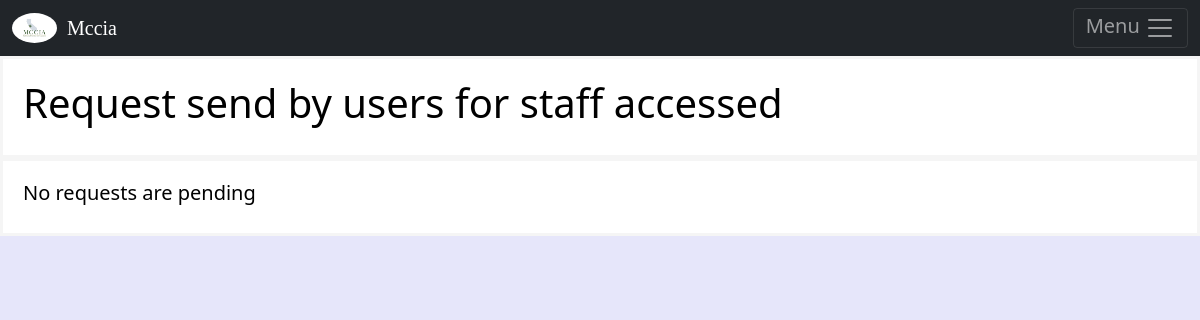
The app's page /request, older data.
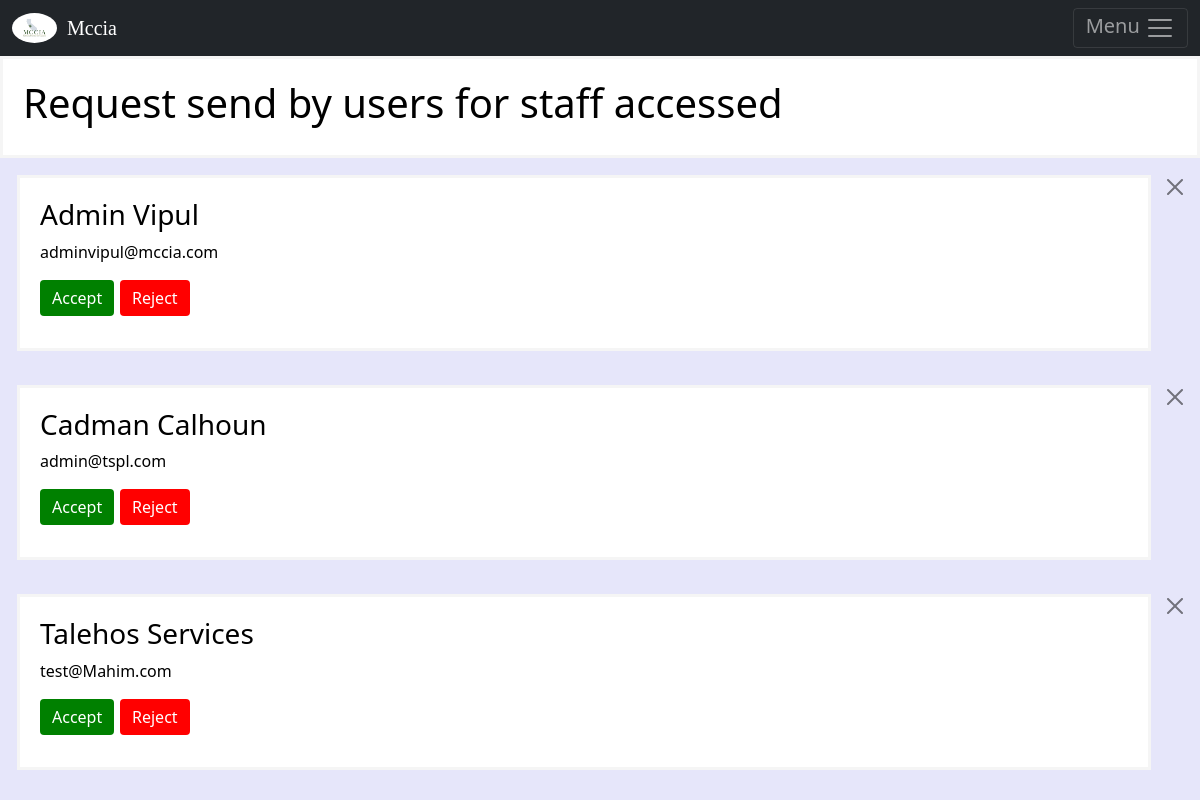
The same page, newer data.
### mapeventApp/models.py (models this page shows, shortened)
class Staff(models.Model):
	first_name = models.CharField(max_length=122)
	last_name = models.CharField(max_length=122)
	username= models.CharField(max_length=122)
	email= models.CharField(max_length=122)
	password= models.CharField(max_length=122)

### mapeventApp/eventsform/staffrequest.py (the view, shortened to what this page needs)
# urls.py: path('request',staffrequest.request, name='request'),
def request(request):
	user = Staff.objects.all()
	return render(request,'request.html',{'users':user})

### templates/request.html (shortened to what this page needs)
{% extends 'base.html' %}
{% block content %}
                <div class="msg8">
                <h1> Request send by users for staff accessed </h1></div>
                {% if users   %}
                  {% for user1 in users %}
                  <div class="alert alert-dismissible fade show my-0" role="alert">
                <div class="msg8">
                  <h3> {{user1.first_name.title}} {{user1.last_name.title}} </h3>
                      <p> {{user1.email}} </p>
                      <form method="post">
                      <button type="submit" class="btn btn-primary" name="user" style="decoration:none;border:none;background-color:Green;display:inline-block;position: absolute;"> Accept  </button> </form>
                       <form method="post">
                         <button type="submit" class="btn btn-primary" name="user1" style="decoration:none;border:none;background-color:Red;display:inline-block;position: absolute;margin-left:80px;">  Reject  </button>
                        </form>
                      <button type="button" class="btn-close" data-bs-dismiss="alert" aria-label="Close"></button>
                  <Br><br>
                </div>
              </div>
                {% endfor %}
             {% else %}
           <div class="msg8">
          <h5>No requests are pending</h5>
           </div>
                {% endif %}
{% endblock %}

### templates/base.html (shortened to what this page needs)
{% load static %}
<!DOCTYPE HTML PUBLIC "-//W3C//DTD HTML 4.01//EN" "http://www.w3.org/TR/html4/strict.dtd">
<html>
<head>
<link href='https://api.mapbox.com/mapbox-gl-js/v2.8.1/mapbox-gl.css' rel='stylesheet' />
<link href="https://cdn.jsdelivr.net/npm/bootstrap@5.1.3/dist/css/bootstrap.min.css" rel="stylesheet">
<link rel="stylesheet" href="https://cdnjs.cloudflare.com/ajax/libs/font-awesome/4.7.0/css/font-awesome.min.css">
<link rel="stylesheet" href="{% static 'style.css' %}">
<nav  class="navbar navbar-dark bg-dark"  aria-expanded="false" >
    <div class="container-fluid">
    <a class="navbar-brand" href="map" id ="color1" style="font-family: cursive;"><img src="{% static 'logo-MCCIA.jpg' %}" style="height:30px;border-radius:50%;margin-top:-5px; margin-right:5px"> Mccia </a>
    <div class="dropdown"> <a href="javascript:void(0)" class="dropbtn"><button class="navbar-toggler" id="drop" type="button">
    Menu <span class="navbar-toggler-icon"></span>
    </button> </a>
    </div>
  </div>
  </nav>
{% block content %}
  {% endblock %}

### mapeventApp/static/style.css (style rules this page uses)
a:link { color:black; background-color: transparent; text-decoration:none; }
#color1 { font-family:Magneto; }
.navbar { height:56px!important; }
.msg8 { margin: auto; padding: 20px; height: auto; border-width: 2px; border:solid; border-color:whitesmoke; color: black ; box-sizing: border-box; background-color: white; }

Row changes from the older to the newer data that the page shows:
added Staff: first_name "Admin", last_name "Vipul", email "adminvipul@mccia.com"
added Staff: first_name "Cadman", last_name "Calhoun", email "admin@tspl.com"
added Staff: first_name "Talehos", last_name "Services", email "test@Mahim.com"
Text that changed along with them:
text no longer shown: "No requests are pending"
